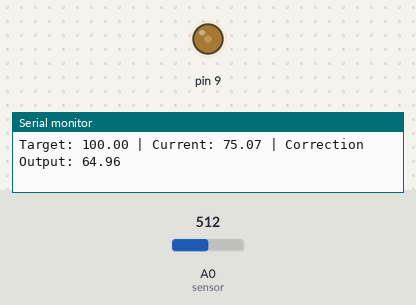
The sketch below on a simulated Arduino Uno, built with avr-gcc and run on an emulated ATmega328P. Shown: output pins drawn as LEDs (lit = HIGH), the last lines printed to the serial monitor. The test bench sets the inputs (shaded band); at power-on: A0 (sensor) = 512.

Above: at 1.26 s.
1.3 s: A0 (sensor) set to 716
At 3.8 s:
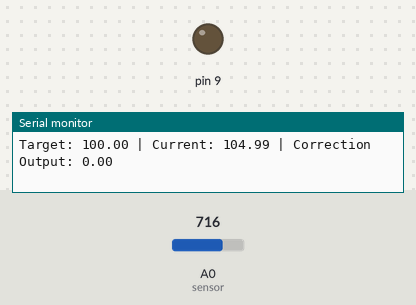
4.3 s: A0 (sensor) set to 511
At 4.49 s:
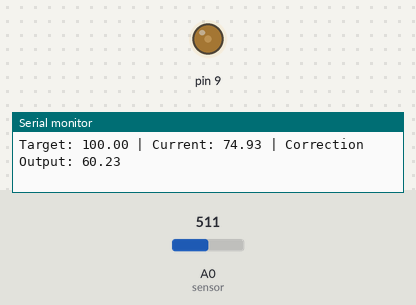
7.3 s: A0 (sensor) set to 122
10.3 s: A0 (sensor) set to 716
At 10.81 s:
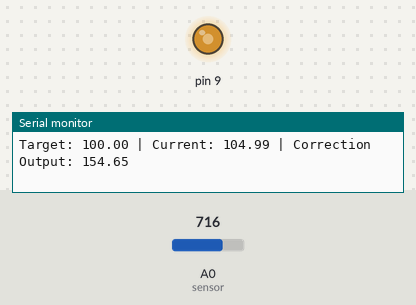
Timing chart, 0 to 14.3 s (numbered marks = the images above; inputs shaded):
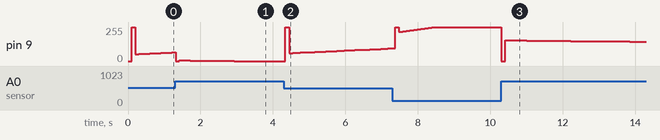

Measured:
- after the input at 4.3 s, pin 9: 0/255 → 255/255 after 0.05 s, → 60/255 0.10 s later, → 61/255 0.10 s later, → 62/255 0.10 s later, … (30 changes in this stretch)
- after the input at 10.3 s, pin 9: 255/255 → 0/255 at once, → 155/255 0.10 s later, → 154/255 0.20 s later, → 153/255 0.40 s later, … (12 changes in this stretch)

The sketch:

21_pid_controller.ino
```cpp
// Proportional-Integral-Derivative control loop: Used for precise heating systems or cruise control
float setpoint = 100.0; // The target value we want to achieve
float kp = 2.0, ki = 0.5, kd = 1.0; // Tuning constants

float integral = 0, lastError = 0;
unsigned long lastTime = 0;

void setup() {
  Serial.begin(9600);
  lastTime = millis();
}

void loop() {
  unsigned long now = millis();
  float dt = (now - lastTime) / 1000.0; // Calculate time delta in seconds

  if (dt > 0.1) { // Run the loop every 100ms
    float currentReading = analogRead(A0) * (150.0 / 1023.0); // Simulated sensor scaling
    float error = setpoint - currentReading;

    integral += error * dt;
    float derivative = (error - lastError) / dt;

    // Core PID Math formula
    float outputPWM = (kp * error) + (ki * integral) + (kd * derivative);
    outputPWM = constrain(outputPWM, 0, 255); // Keep output within hardware limits (analogWrite)

    analogWrite(9, outputPWM); // Drive the actuator/heater

    lastError = error;
    lastTime = now;

    Serial.print("Target: "); Serial.print(setpoint);
    Serial.print(" | Current: "); Serial.print(currentReading);
    Serial.print(" | Correction Output: "); Serial.println(outputPWM);
  }
}
```
